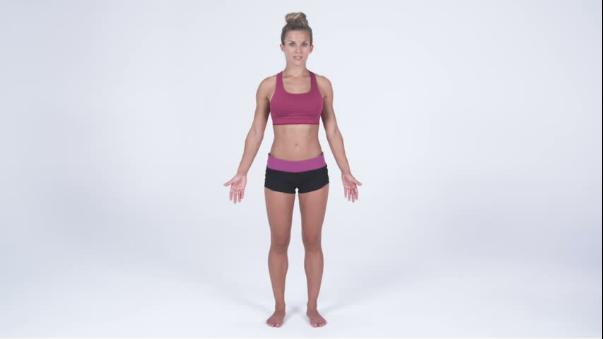
#> input picture ComputerVision/images/woman.jpg, 604 x 339 px, found by its file name
$ python convexHull.py
#> lines starting #> are read from the running program, lines starting #| are printed output that depends on the picture; after the words box and inside, x2 and y2 are one past the last pixel; in counts of white or black regions, pixels touching at a corner belong together
#!/usr/bin/env python3
# -*- coding: utf-8 -*-
"""
Created on Tue Apr 16 17:12:24 2019

@author: danyal
"""

from __future__ import print_function
import cv2 as cv
import numpy as np
import argparse
import random as rng
from scipy.ndimage import label
rng.seed(12345)

def segment_on_dt(a, img):
    border = cv.dilate(img, None, iterations=5)
    border = border - cv.erode(border, None)

    dt = cv.distanceTransform(img, 2, 3)
    dt = ((dt - dt.min()) / (dt.max() - dt.min()) * 255).astype(np.uint8)
    _, dt = cv.threshold(dt, 180, 255, cv.THRESH_BINARY)
    lbl, ncc = label(dt)
    lbl = lbl * (255 / (ncc + 1))
    # Completing the markers now.
    lbl[border == 255] = 255

    lbl = lbl.astype(np.int32)
    cv.watershed(a, lbl)

    lbl[lbl == -1] = 0
    lbl = lbl.astype(np.uint8)
    return 255 - lbl

def thresh_callback(val):
    threshold = val
    # Detect edges using Canny
    #canny_output = cv.Canny(src_gray, threshold, threshold * 2)
    canny_output = src_gray
    # Find contours
    contours, _ = cv.findContours(src_gray, cv.RETR_TREE, cv.CHAIN_APPROX_SIMPLE)
    # Find the convex hull object for each contour
    hull_list = []
    for i in range(len(contours)):
        hull = cv.convexHull(contours[i])
        hull_list.append(hull)
    # Draw contours + hull results
    drawing = np.zeros((canny_output.shape[0], canny_output.shape[1], 3), dtype=np.uint8)
    for i in range(len(contours)):
        color = (rng.randint(0,256), rng.randint(0,256), rng.randint(0,256))
        cv.drawContours(drawing, contours, i, (255,0,255))
        cv.drawContours(drawing, hull_list, i, color)

    #Find Biggest Contour : TODO
    hull = cv.convexHull(contours[2],returnPoints = False)
    defects = cv.convexityDefects(contours[2],hull)
    x,y,w,h = cv.boundingRect(contours[2])
    print(x,y,w,h)
    cnt = contours[2]
    for i in range(defects.shape[0]):
        s,e,f,d = defects[i,0]
        start = tuple(cnt[s][0])
        end = tuple(cnt[e][0])
        far = tuple(cnt[f][0])
        print(start,end,far)
        cv.line(drawing,start,end,[0,255,0],2)
        cv.circle(drawing,far,3,[0,0,255],-1)
        cv.rectangle(drawing,(x,y),(x+w,y+h),(255,255,255),2)

    cv.imshow('img',drawing)
    # Show in a window
    #cv.imshow('Contours', drawing)
    return hull_list , contours , h , defects

src = cv.imread('/home/danyal/Projects/OpenCV/images/woman.jpg')
#> src is the input picture: shape (339, 604, 3); mean B, G, R 229.3, 220, 220.9
if src is None:
    print('Could not open or find the image:')
    exit(0)
# Convert image to gray and blur it
src_gray = cv.cvtColor(src, cv.COLOR_BGR2GRAY)
_, img_bin = cv.threshold(src_gray, 0, 255,
        cv.THRESH_OTSU)
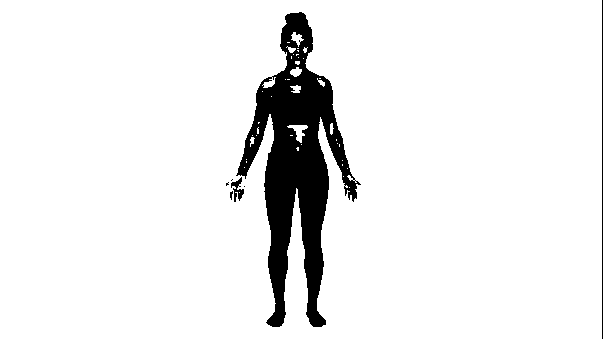
#> img_bin: shape (339, 604); 92.5% white; 7 black regions (4 under 20 px), largest, box (x1, y1, x2, y2) and area: (236, 12, 361, 327) 14790, (602, 0, 603, 339) 339, (231, 177, 244, 202) 146
src_gray = segment_on_dt(src, img_bin)
#> in segment_on_dt, `border = cv.dilate(img, None, iterations=5)`: border: shape (339, 604); 97.3% white; 2 black regions, box (x1, y1, x2, y2) and area: (260, 77, 329, 290) 5485, (292, 18, 303, 29) 84
#> in segment_on_dt, `border = border - cv.erode(border, None)`: border: shape (339, 604); 0.52% white in thin lines or dots, all inside (x1, y1, x2, y2) = (259, 17, 330, 291)
#> in segment_on_dt, `_, dt = cv.threshold(dt, 180, 255, cv.THRESH_BINARY)`:
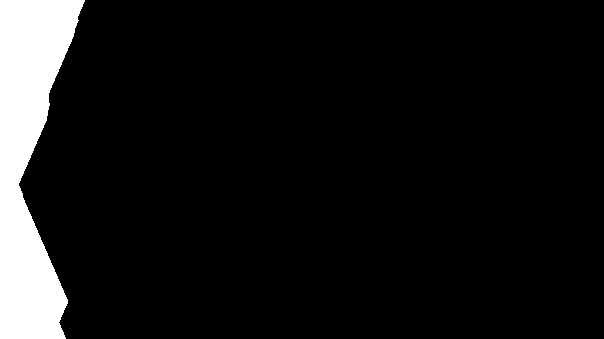
#> dt: shape (339, 604); 8.4% white; 1 white region, box (x1, y1, x2, y2) and area: (0, 0, 85, 339) 17199
#> in segment_on_dt, `lbl, ncc = label(dt)`: ncc = 1
#> in segment_on_dt, `lbl[border == 255] = 255`: lbl: shape (339, 604) float64; min 0, max 255, mean 12
#> in segment_on_dt, `lbl = lbl.astype(np.int32)`: lbl: shape (339, 604) int32; 3 distinct labels, from 0 to 255
#> in segment_on_dt, `lbl[lbl == -1] = 0`:
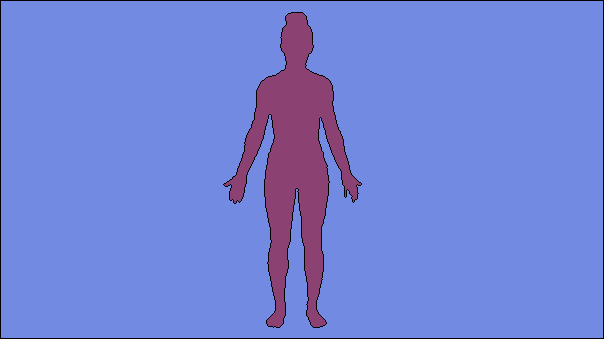
#> lbl: shape (339, 604) int32; 3 distinct labels, from 0 to 255; one colour per label, 0 black
#> in segment_on_dt, `return 255 - lbl`:
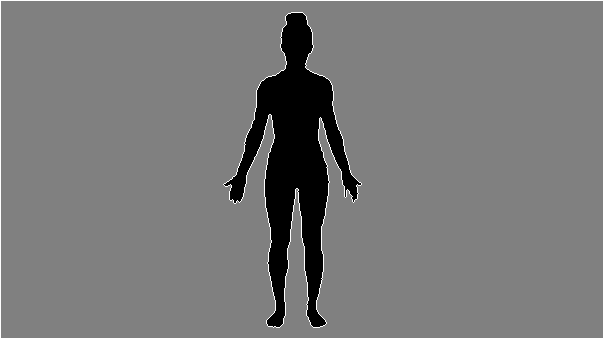
#> returned value: shape (339, 604); min 0, max 255, mean 120.4
src_gray[src_gray == 0] = 255
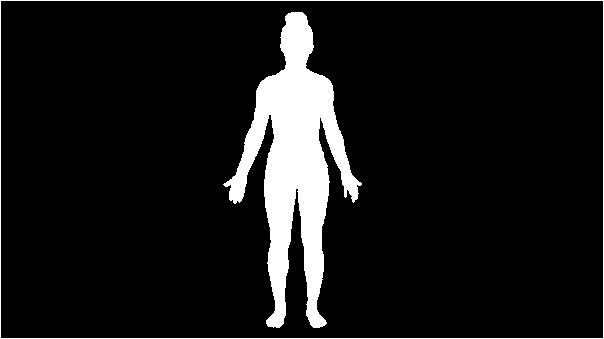
#> src_gray: shape (339, 604); values 128 (black) and 255 (white), 9.1% white; 2 white regions, box (x1, y1, x2, y2) and area: (223, 12, 362, 328) 16730, (0, 0, 604, 339) 1882
src_gray[src_gray == 128] = 0
#> src_gray: shape (339, 604); 9.1% white; 2 white regions

# Create Window
source_window = 'Source'
cv.namedWindow(source_window)
cv.imshow(source_window, src)
max_thresh = 255
thresh = 100 # initial threshold
cv.createTrackbar('Canny thresh:', source_window, thresh, max_thresh, thresh_callback)
gHull,gContours,height,gDefects = thresh_callback(thresh)
#> in thresh_callback, `contours, _ = cv.findContours(src_gray, cv.RETR_TREE, cv.CHAIN_APPROX_..`: contours = 3 contours; box (x1, y1, x2, y2) and area: (0, 0, 604, 339) 203814, (0, 0, 604, 339) 203812, (223, 12, 362, 328) 16052
#> the loop in thresh_callback, `for i in range(len(contours)):` made 3 passes
#> hull on pass 1: [[603, 0], [603, 338], [0, 338], [0, 0]]
#> after the loop in thresh_callback, `for i in range(len(contours)):`: hull_list = 3 contours; box (x1, y1, x2, y2) and area: (0, 0, 604, 339) 203814, (0, 0, 604, 339) 203812, (223, 12, 362, 328) 27853
#> the loop in thresh_callback, `for i in range(len(contours)):` made 3 passes
#> color on passes 1 to 3: (213, 5, 152), (188, 99, 138), (223, 82, 191)
#> after the loop in thresh_callback, `for i in range(len(contours)):`:
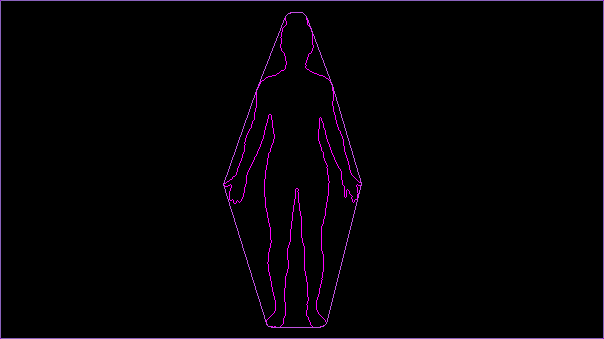
#> drawing: shape (339, 604, 3); mean of channels 0, 1, 2 4.1, 1.2, 3.5; drawn as B, G, R
#> in thresh_callback, `hull = cv.convexHull(contours[2],returnPoints = False)`: hull = 19 values, max 570 at index 0, min 0 at index 18, mean 296.1
#> in thresh_callback, `defects = cv.convexityDefects(contours[2],hull)`: defects = 13 rows, first 6: [0, 2, 1, 162], [3, 46, 25, 4857], [46, 97, 76, 2313], [97, 243, 176, 16959], [243, 245, 244, 114], [246, 248, 247, 201]
#> in thresh_callback, `x,y,w,h = cv.boundingRect(contours[2])`: x = 223; y = 12; w = 139; h = 316
#| 223 12 139 316
#> in thresh_callback, `cnt = contours[2]`: cnt = contour of 571 points, box (x1, y1, x2, y2) (223, 12, 362, 328), area 16052
#> the loop in thresh_callback, `for i in range(defects.shape[0]):` made 13 passes
#> (s, e, f, d, start, end, far) on passes 1 to 12: (0, 2, 1, 162, (291, 12), (288, 13), (290, 13)), (3, 46, 25, 4857, (285, 16), (256, 90), (285, 68)), (46, 97, 76, 2313, (256, 90), (223, 184), (241, 160)), (97, 243, 176, 16959, (223, 184), (266, 323), (271, 115)), (243, 245, 244, 114, (266, 323), (267, 325), (267, 324)), (246, 248, 247, 201, (268, 326), (273, 327), (272, 326)), (248, 328, 287, 35584, (273, 327), (319, 327), (296, 188)), (328, 330, 329, 162, (319, 327), (322, 326), (320, 326)), (330, 332, 331, 114, (322, 326), (324, 325), (323, 325)), (333, 475, 403, 14552, (326, 323), (361, 184), (319, 118)), (476, 520, 483, 1929, (361, 183), (332, 85), (349, 169)), (520, 563, 541, 4854, (332, 85), (311, 29), (305, 67))
#| (291, 12) (288, 13) (290, 13)
#| (285, 16) (256, 90) (285, 68)
#| (256, 90) (223, 184) (241, 160)
#| (223, 184) (266, 323) (271, 115)
#| (266, 323) (267, 325) (267, 324)
#| (268, 326) (273, 327) (272, 326)
#| (273, 327) (319, 327) (296, 188)
#| (319, 327) (322, 326) (320, 326)
#> (further printed lines are left out)
#> after the loop in thresh_callback, `for i in range(defects.shape[0]):`:
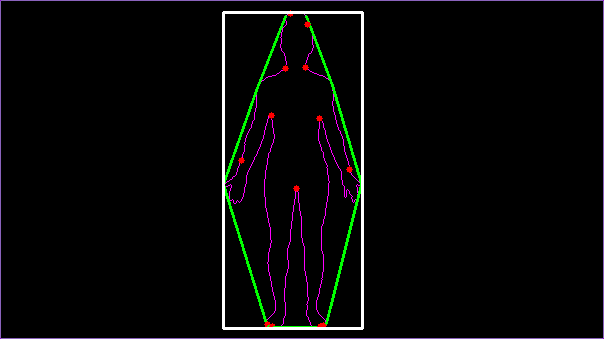
#> drawing: shape (339, 604, 3); 2.35% of pixels changed, all inside (x1, y1, x2, y2) = (222, 10, 364, 330); drawn as B, G, R
#> gHull has the same summary as hull_list in thresh_callback; gContours has the same summary as contours in thresh_callback; height = 316; gDefects has the same summary as defects in thresh_callback

heightInCm = 162
CmPerPixel =  height / heightInCm
#> CmPerPixel = 1.95

cv.waitKey(0)
cv.destroyAllWindows()
